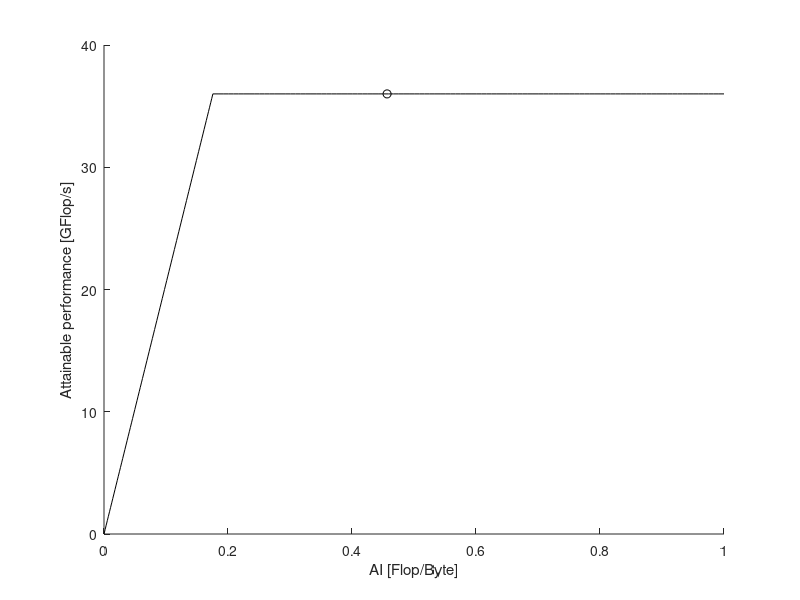

Reproduce this figure in MATLAB.
% -----------------------------------
% Attainable performance of c2dtl4_f
% Written by Erik Jacobsson 2022-12-06
% -----------------------------------
close all;clear;clc;

Bmem   = 205;    % Gbytes/s
Bfp_cc = 16;  % Flop/cc
Frek   = 2.25;   % Gcc/s
Bfp    = Bfp_cc*Frek;

Ifp  = 1472;
Imem = 3224;

AI   = Ifp/Imem;
bfpu = min(36,AI*Bmem);

AI_point = Bfp/Bmem;

AIvec1  = linspace(0,AI_point,100);
AIvec2  = linspace(AI_point,1,100);
bfpvec1 = AIvec1*Bmem;
bfpvec2 = Bfp*ones(100,1);

figure()
plot(AIvec1,bfpvec1,'k-',AIvec2,bfpvec2,'-k')
hold on
plot(AI,bfpu,'ko')
xlabel('AI [Flop/Byte]')
ylabel('Attainable performance [GFlop/s]')
axis([0 1 0 40])
box off


%% Time
nelm            = 14875;
nstep           = 10;
deltat_e        = Ifp/bfpu*1e-9;
delta_t         = nstep*nelm*deltat_e;
real_time       = 0.25;
attainable_perc = delta_t/real_time*100